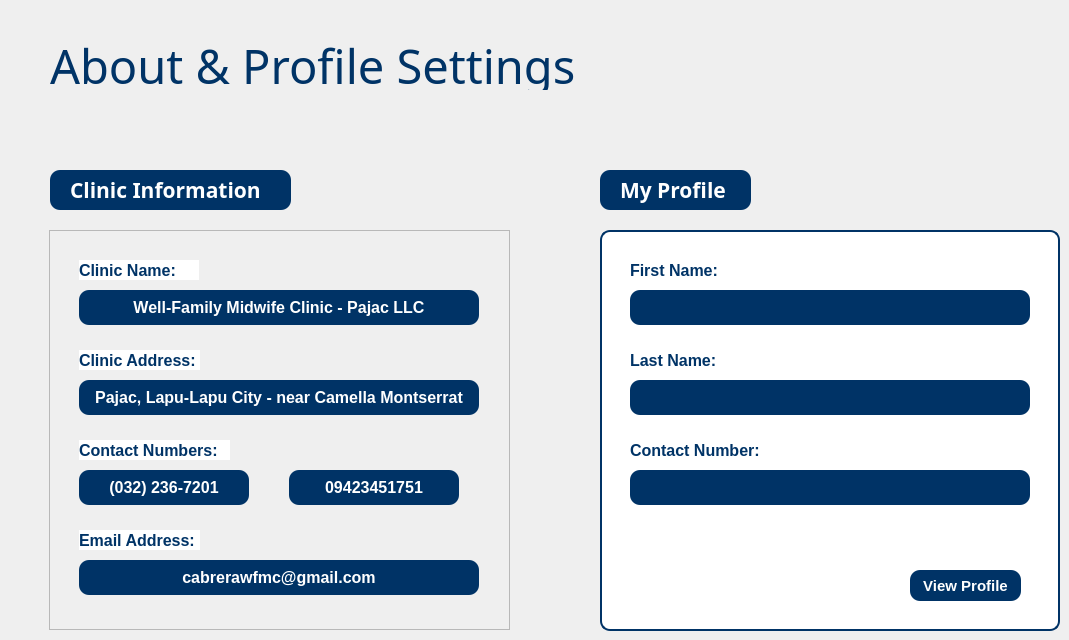
    <widget class="QWidget" name="pageSettings">
     <widget class="QLabel" name="label_Setting">
      <property name="geometry">
       <rect>
        <x>50</x>
        <y>40</y>
        <width>601</width>
        <height>50</height>
       </rect>
      </property>
      <property name="font">
       <font>
        <family>Cooper Black</family>
        <pointsize>35</pointsize>
        <weight>50</weight>
        <bold>false</bold>
       </font>
      </property>
      <property name="styleSheet">
       <string notr="true">color: rgb(0, 51, 102);</string>
      </property>
      <property name="text">
       <string>About &amp; Profile Settings</string>
      </property>
     </widget>
     <widget class="QLabel" name="clinicInfoLabel">
      <property name="geometry">
       <rect>
        <x>50</x>
        <y>170</y>
        <width>241</width>
        <height>40</height>
       </rect>
      </property>
      <property name="font">
       <font>
        <family>Arial Black</family>
        <pointsize>16</pointsize>
        <weight>75</weight>
        <bold>true</bold>
       </font>
      </property>
      <property name="styleSheet">
       <string notr="true">background-color: rgb(0, 51, 102);
color: white;
border-radius: 10px;</string>
      </property>
      <property name="text">
       <string>Clinic Information</string>
      </property>
      <property name="indent">
       <number>20</number>
      </property>
     </widget>
     <widget class="QFrame" name="clinicInfo">
      <property name="geometry">
       <rect>
        <x>49</x>
        <y>230</y>
        <width>461</width>
        <height>400</height>
       </rect>
      </property>
      <property name="styleSheet">
       <string notr="true">QFrame #clinicInfo {
	background-color: white;
	color:  rgb(0, 51, 102);
	border: 2px solid rgb(0, 51, 102);
	border-radius: 10px;
}</string>
      </property>
      <property name="frameShape">
       <enum>QFrame::StyledPanel</enum>
      </property>
      <property name="frameShadow">
       <enum>QFrame::Raised</enum>
      </property>
      <widget class="QLabel" name="CLN">
       <property name="geometry">
        <rect>
         <x>30</x>
         <y>30</y>
         <width>120</width>
         <height>20</height>
        </rect>
       </property>
       <property name="font">
        <font>
         <family>Arial</family>
         <pointsize>12</pointsize>
         <weight>75</weight>
         <bold>true</bold>
        </font>
       </property>
       <property name="styleSheet">
        <string notr="true">background-color: white;
color:  rgb(0, 51, 102);</string>
       </property>
       <property name="text">
        <string>Clinic Name:</string>
       </property>
      </widget>
      <widget class="QLabel" name="CA">
       <property name="geometry">
        <rect>
         <x>30</x>
         <y>120</y>
         <width>121</width>
         <height>20</height>
        </rect>
       </property>
       <property name="font">
        <font>
         <family>Arial</family>
         <pointsize>12</pointsize>
         <weight>75</weight>
         <bold>true</bold>
        </font>
       </property>
       <property name="styleSheet">
        <string notr="true">background-color: white;
color:  rgb(0, 51, 102);</string>
       </property>
       <property name="text">
        <string>Clinic Address:</string>
       </property>
      </widget>
      <widget class="QLabel" name="CN">
       <property name="geometry">
        <rect>
         <x>30</x>
         <y>210</y>
         <width>151</width>
         <height>20</height>
        </rect>
       </property>
       <property name="font">
        <font>
         <family>Arial</family>
         <pointsize>12</pointsize>
         <weight>75</weight>
         <bold>true</bold>
        </font>
       </property>
       <property name="styleSheet">
        <string notr="true">background-color: white;
color:  rgb(0, 51, 102);</string>
       </property>
       <property name="text">
        <string>Contact Numbers:</string>
       </property>
      </widget>
      <widget class="QLabel" name="CE">
       <property name="geometry">
        <rect>
         <x>30</x>
         <y>300</y>
         <width>121</width>
         <height>20</height>
        </rect>
       </property>
       <property name="font">
        <font>
         <family>Arial</family>
         <pointsize>12</pointsize>
         <weight>75</weight>
         <bold>true</bold>
        </font>
       </property>
       <property name="styleSheet">
        <string notr="true">background-color: white;
color:  rgb(0, 51, 102);</string>
       </property>
       <property name="text">
        <string>Email Address:</string>
       </property>
      </widget>
      <widget class="QLabel" name="clinicEmail">
       <property name="geometry">
        <rect>
         <x>30</x>
         <y>330</y>
         <width>400</width>
         <height>35</height>
        </rect>
       </property>
       <property name="font">
        <font>
         <family>Arial</family>
         <pointsize>12</pointsize>
         <weight>75</weight>
         <bold>true</bold>
        </font>
       </property>
       <property name="styleSheet">
        <string notr="true">background-color: rgb(0, 51, 102);
color: white;
border-radius: 10px;</string>
       </property>
       <property name="text">
        <string>cabrerawfmc@gmail.com</string>
       </property>
       <property name="alignment">
        <set>Qt::AlignCenter</set>
       </property>
      </widget>
      <widget class="QLabel" name="clinicCN1">
       <property name="geometry">
        <rect>
         <x>30</x>
         <y>240</y>
         <width>170</width>
         <height>35</height>
        </rect>
       </property>
       <property name="font">
        <font>
         <family>Arial</family>
         <pointsize>12</pointsize>
         <weight>75</weight>
         <bold>true</bold>
        </font>
       </property>
       <property name="styleSheet">
        <string notr="true">background-color: rgb(0, 51, 102);
color: white;
border-radius: 10px;</string>
       </property>
       <property name="text">
        <string>(032) 236-7201</string>
       </property>
       <property name="alignment">
        <set>Qt::AlignCenter</set>
       </property>
      </widget>
      <widget class="QLabel" name="clinicCN2">
       <property name="geometry">
        <rect>
         <x>240</x>
         <y>240</y>
         <width>170</width>
         <height>35</height>
        </rect>
       </property>
       <property name="font">
        <font>
         <family>Arial</family>
         <pointsize>12</pointsize>
         <weight>75</weight>
         <bold>true</bold>
        </font>
       </property>
       <property name="styleSheet">
        <string notr="true">background-color: rgb(0, 51, 102);
color: white;
border-radius: 10px;</string>
       </property>
       <property name="text">
        <string>09423451751</string>
       </property>
       <property name="alignment">
        <set>Qt::AlignCenter</set>
       </property>
      </widget>
      <widget class="QLabel" name="clinicAddress">
       <property name="geometry">
        <rect>
         <x>30</x>
         <y>150</y>
         <width>400</width>
         <height>35</height>
        </rect>
       </property>
       <property name="font">
        <font>
         <family>Arial</family>
         <pointsize>12</pointsize>
         <weight>75</weight>
         <bold>true</bold>
        </font>
       </property>
       <property name="styleSheet">
        <string notr="true">background-color: rgb(0, 51, 102);
color: white;
border-radius: 10px;</string>
       </property>
       <property name="text">
        <string>Pajac, Lapu-Lapu City - near Camella Montserrat</string>
       </property>
       <property name="alignment">
        <set>Qt::AlignCenter</set>
       </property>
      </widget>
      <widget class="QLabel" name="clinicName">
       <property name="geometry">
        <rect>
         <x>30</x>
         <y>60</y>
         <width>400</width>
         <height>35</height>
        </rect>
       </property>
       <property name="font">
        <font>
         <family>Arial</family>
         <pointsize>12</pointsize>
         <weight>75</weight>
         <bold>true</bold>
        </font>
       </property>
       <property name="styleSheet">
        <string notr="true">background-color: rgb(0, 51, 102);
color: white;
border-radius: 10px;</string>
       </property>
       <property name="text">
        <string>Well-Family Midwife Clinic - Pajac LLC</string>
       </property>
       <property name="alignment">
        <set>Qt::AlignCenter</set>
       </property>
      </widget>
     </widget>
     <widget class="QLabel" name="adminInfoLabel">
      <property name="geometry">
       <rect>
        <x>600</x>
        <y>170</y>
        <width>151</width>
        <height>40</height>
       </rect>
      </property>
      <property name="font">
       <font>
        <family>Arial Black</family>
        <pointsize>16</pointsize>
        <weight>75</weight>
        <bold>true</bold>
       </font>
      </property>
      <property name="styleSheet">
       <string notr="true">background-color: rgb(0, 51, 102);
color: white;
border-radius: 10px;</string>
      </property>
      <property name="text">
       <string>My Profile</string>
      </property>
      <property name="indent">
       <number>20</number>
      </property>
     </widget>
     <widget class="QWidget" name="adminInfo" native="true">
      <property name="geometry">
       <rect>
        <x>600</x>
        <y>230</y>
        <width>460</width>
        <height>401</height>
       </rect>
      </property>
      <property name="styleSheet">
       <string notr="true">QWidget #adminInfo {
	background-color: white;
	color:  rgb(0, 51, 102);
	border: 2px solid rgb(0, 51, 102);
	border-radius: 10px;
}</string>
      </property>
      <widget class="QLabel" name="AN">
       <property name="geometry">
        <rect>
         <x>30</x>
         <y>30</y>
         <width>151</width>
         <height>20</height>
        </rect>
       </property>
       <property name="font">
        <font>
         <family>Arial</family>
         <pointsize>12</pointsize>
         <weight>75</weight>
         <bold>true</bold>
        </font>
       </property>
       <property name="styleSheet">
        <string notr="true">background-color: white;
color:  rgb(0, 51, 102);</string>
       </property>
       <property name="text">
        <string>First Name:</string>
       </property>
      </widget>
      <widget class="QLabel" name="OP">
       <property name="geometry">
        <rect>
         <x>30</x>
         <y>120</y>
         <width>151</width>
         <height>20</height>
        </rect>
       </property>
       <property name="font">
        <font>
         <family>Arial</family>
         <pointsize>12</pointsize>
         <weight>75</weight>
         <bold>true</bold>
        </font>
       </property>
       <property name="styleSheet">
        <string notr="true">background-color: white;
color:  rgb(0, 51, 102);</string>
       </property>
       <property name="text">
        <string>Last Name:</string>
       </property>
      </widget>
      <widget class="QLabel" name="NP">
       <property name="geometry">
        <rect>
         <x>30</x>
         <y>210</y>
         <width>201</width>
         <height>20</height>
        </rect>
       </property>
       <property name="font">
        <font>
         <family>Arial</family>
         <pointsize>12</pointsize>
         <weight>75</weight>
         <bold>true</bold>
        </font>
       </property>
       <property name="styleSheet">
        <string notr="true">background-color: white;
color:  rgb(0, 51, 102);</string>
       </property>
       <property name="text">
        <string>Contact Number:</string>
       </property>
      </widget>
      <widget class="QPushButton" name="viewAdminProfile">
       <property name="geometry">
        <rect>
         <x>310</x>
         <y>340</y>
         <width>111</width>
         <height>31</height>
        </rect>
       </property>
       <property name="font">
        <font>
         <family>Arial</family>
         <pointsize>11</pointsize>
         <weight>75</weight>
         <bold>true</bold>
        </font>
       </property>
       <property name="styleSheet">
        <string notr="true">background-color: rgb(0, 51, 102);
color: white;
border-radius: 10px;</string>
       </property>
       <property name="text">
        <string>View Profile</string>
       </property>
      </widget>
      <widget class="QLabel" name="adminPLname">
       <property name="geometry">
        <rect>
         <x>30</x>
         <y>60</y>
         <width>400</width>
         <height>35</height>
        </rect>
       </property>
       <property name="font">
        <font>
         <family>Arial</family>
         <pointsize>12</pointsize>
         <weight>75</weight>
         <bold>true</bold>
        </font>
       </property>
       <property name="styleSheet">
        <string notr="true">background-color: rgb(0, 51, 102);
color: white;
border-radius: 10px;</string>
       </property>
       <property name="text">
        <string/>
       </property>
       <property name="alignment">
        <set>Qt::AlignCenter</set>
       </property>
      </widget>
      <widget class="QLabel" name="adminPFname">
       <property name="geometry">
        <rect>
         <x>30</x>
         <y>150</y>
         <width>400</width>
         <height>35</height>
        </rect>
       </property>
       <property name="font">
        <font>
         <family>Arial</family>
         <pointsize>12</pointsize>
         <weight>75</weight>
         <bold>true</bold>
        </font>
       </property>
       <property name="styleSheet">
        <string notr="true">background-color: rgb(0, 51, 102);
color: white;
border-radius: 10px;</string>
       </property>
       <property name="text">
        <string/>
       </property>
       <property name="alignment">
        <set>Qt::AlignCenter</set>
       </property>
      </widget>
      <widget class="QLabel" name="adminPContact">
       <property name="geometry">
        <rect>
         <x>30</x>
         <y>240</y>
         <width>400</width>
         <height>35</height>
        </rect>
       </property>
       <property name="font">
        <font>
         <family>Arial</family>
         <pointsize>12</pointsize>
         <weight>75</weight>
         <bold>true</bold>
        </font>
       </property>
       <property name="styleSheet">
        <string notr="true">background-color: rgb(0, 51, 102);
color: white;
border-radius: 10px;</string>
       </property>
       <property name="text">
        <string/>
       </property>
       <property name="alignment">
        <set>Qt::AlignCenter</set>
       </property>
      </widget>
     </widget>
    </widget>
